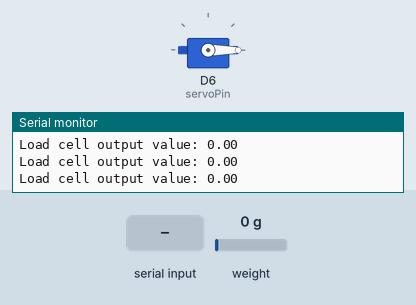
Recording of a sketch running on a simulated Arduino MKR. Shown: servo, the last lines printed to the serial monitor. Inputs (shaded band) come from the test bench; at power-on: weight on the scale 0 g.

Above: at 3.6 s.
3.7 s: weight on the scale set to 5 g
5.2 s: weight on the scale set to 8 g
At 6.5 s:
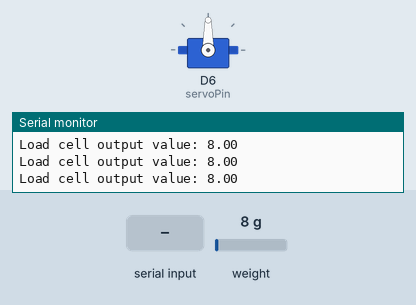
6.9 s: "t" received over Serial
At 8.2 s:
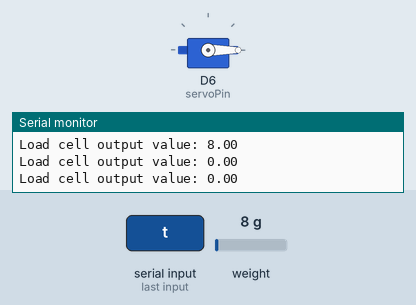
8.9 s: weight on the scale set to 13 g
10.6 s: weight on the scale set to 16 g
At 11.2 s:
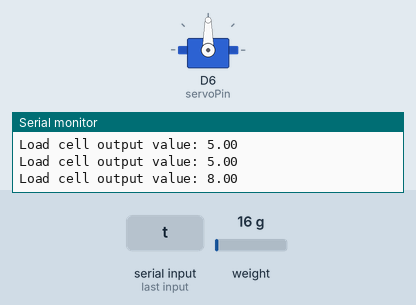
Timing chart, 0 to 13.4 s (numbered marks = the images above; inputs shaded):
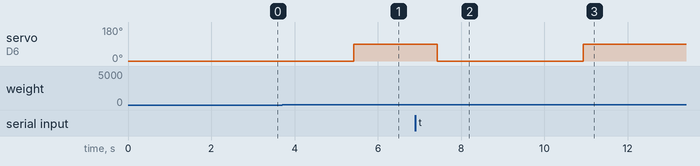

The sketch:

Weight_Scale.ino
```cpp
#include <HX711_ADC.h>
#include <FlashStorage.h>
#include <Servo.h>

// Pins:
const int HX711_dout = 4; // MCU > HX711 dout pin
const int HX711_sck = 5; // MCU > HX711 sck pin
const int servoPin = 6; // Pin connected to the servo signal line

// HX711 constructor:
HX711_ADC LoadCell(HX711_dout, HX711_sck);

// Create a structure to hold the calibration value
struct CalibrationValue {
  float calValue;
};

// Declare a FlashStorage object for the calibration value
FlashStorage(calibration_store, CalibrationValue);

// Servo object
Servo myservo;

unsigned long t = 0;
bool isServoAt90 = false; // Tracks whether the servo is currently at 90 degrees

void setup() {
  Serial.begin(57600);
  delay(10);
  Serial.println();
  Serial.println("Starting...");

  LoadCell.begin();

  // Fetch calibration value from flash storage or use a default
  CalibrationValue storedCal = calibration_store.read();
  float calibrationValue = (storedCal.calValue > 0) ? storedCal.calValue : 433.55;

  unsigned long stabilizingtime = 2000; // Precision improvement after power-up
  boolean _tare = true; // Perform tare in the next step
  LoadCell.start(stabilizingtime, _tare);
  if (LoadCell.getTareTimeoutFlag()) {
    Serial.println("Timeout, check MCU>HX711 wiring and pin designations");
    while (1);
  } else {
    LoadCell.setCalFactor(calibrationValue); // Set the calibration factor
    Serial.println("Startup is complete");
  }

  // Initialize the servo
  myservo.attach(servoPin);
  myservo.write(0); // Start servo at 0 degrees
}

void loop() {
  static boolean newDataReady = 0;
  const int serialPrintInterval = 500; // Set interval for serial output

  // Check for new data/start next conversion:
  if (LoadCell.update()) newDataReady = true;

  // Get smoothed value from the dataset:
  if (newDataReady) {
    if (millis() > t + serialPrintInterval) {
      float weight = LoadCell.getData();
      Serial.print("Load cell output value: ");
      Serial.println(weight);
      newDataReady = 0;
      t = millis();

      // Control the servo based on the weight
      if (weight > 6.0 && !isServoAt90) {
        myservo.write(90); // Move servo to 90 degrees
        isServoAt90 = true; // Mark the servo as at 90 degrees
      } else if (weight < 6.0 && isServoAt90) {
        myservo.write(0); // Move servo back to 0 degrees
        isServoAt90 = false; // Mark the servo as not at 90 degrees
      }
    }
  }

  // Receive command from serial terminal, send 't' to initiate tare operation:
  if (Serial.available() > 0) {
    char inByte = Serial.read();
    if (inByte == 't') LoadCell.tareNoDelay();
  }

  // Check if the last tare operation is complete:
  if (LoadCell.getTareStatus() == true) {
    Serial.println("Tare complete");
  }
}
```

Measured:
- the behaviour switches between 6 and 7 g on weight on the scale (found by bisection; images 0 and 1)
- the behaviour switches between 14 and 15 g on weight on the scale (found by bisection; images 2 and 3)
- after the input at 5.2 s, servo on D6 (servoPin): 0° → 90° after 0.22 s
- after the input at 6.9 s, servo on D6 (servoPin): 90° → 0° after 0.52 s
- after the input at 10.6 s, servo on D6 (servoPin): 0° → 90° after 0.33 s
